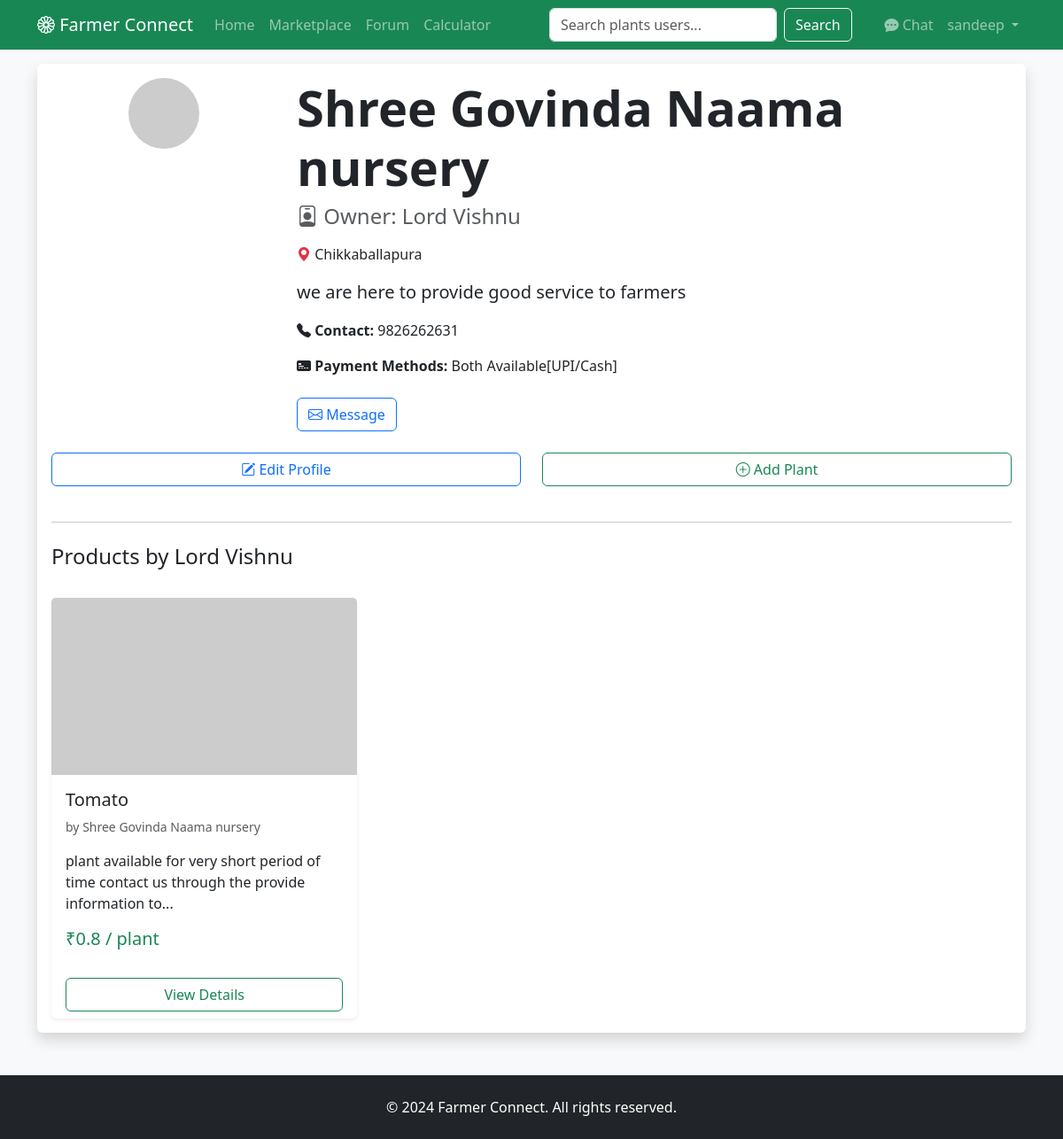
The app's page /profiles/sandeep (signed in) with its own data.
### app/models.py (models this page shows, shortened)
class User(UserMixin, db.Model):
    id = db.Column(db.Integer, primary_key=True)
    username = db.Column(db.String(64), index=True, unique=True)
    email = db.Column(db.String(120), index=True, unique=True)
    password_hash = db.Column(db.String(128))
    role = db.Column(db.String(20), default='farmer') # nursery, farmer
    bio = db.Column(db.String(500))
    location = db.Column(db.String(128)) # Acts as Address
    nursery_name = db.Column(db.String(128))
    owner_name = db.Column(db.String(128)) # New field
    contact_details = db.Column(db.String(256))
    payment_methods = db.Column(db.String(256))
    products = db.relationship('Product', backref='seller', lazy='dynamic')
    posts = db.relationship('Post', backref='author', lazy='dynamic')
    messages_sent = db.relationship('Message',
                                    foreign_keys='Message.sender_id',
                                    backref='author', lazy='dynamic')
    messages_received = db.relationship('Message',
                                        foreign_keys='Message.receiver_id',
                                        backref='recipient', lazy='dynamic')

class Product(db.Model):
    id = db.Column(db.Integer, primary_key=True)
    seller_id = db.Column(db.Integer, db.ForeignKey('user.id'))
    name = db.Column(db.String(128))
    breed = db.Column(db.String(128)) # New field
    description = db.Column(db.String(1000))
    price = db.Column(db.Float)
    quantity = db.Column(db.Integer, default=0) # New field
    image_url = db.Column(db.String(256))
    plant_age_days = db.Column(db.Integer) # New field
    available_days = db.Column(db.Integer) # New field
    created_at = db.Column(db.DateTime, index=True, default=datetime.utcnow)

### app/main/routes.py (the view, shortened to what this page needs)
@bp.route('/profiles/<username>', methods=['GET', 'POST'])
@login_required
def profile(username):
    user = User.query.filter_by(username=username).first_or_404()
    products = user.products.all()
    profile_form = None
    product_form = None
    farmer_form = None
    if user == current_user:
        if user.role == 'nursery':
            profile_form = NurseryProfileForm()
            product_form = ProductForm()
            if request.method == 'GET':
                profile_form.nursery_name.data = current_user.nursery_name
                profile_form.owner_name.data = current_user.owner_name
                profile_form.location.data = current_user.location
                profile_form.contact_details.data = current_user.contact_details
                profile_form.payment_methods.data = current_user.payment_methods
                profile_form.bio.data = current_user.bio
    return render_template('profile.html', user=user, products=products,profile_form=profile_form,product_form=product_form,farmer_form=farmer_form)

### app/auth/forms.py
class NurseryProfileForm(FlaskForm):
    nursery_name = StringField('Nursery Name', validators=[DataRequired()])
    owner_name = StringField('Owner Name', validators=[DataRequired()])
    location = StringField('Address', validators=[DataRequired()])
    contact_details = StringField('Contact Details (Phone/Email)', validators=[DataRequired()])
    payment_methods = SelectField('Payment Methods', choices=[
        ('upi', 'UPI Payments'),
        ('cash', 'Cash'),
        ('both', 'Both Available[UPI/Cash]')
    ], validators=[DataRequired()])
    bio = TextAreaField('Description/Bio')
    submit = SubmitField('Update Profile')

class ProductForm(FlaskForm):
    name = StringField('Plant Name', validators=[DataRequired()])
    breed = StringField('Breed Name', validators=[DataRequired()])
    price = FloatField('Price per Plant (₹)', validators=[DataRequired()], render_kw={"step": "0.01", "placeholder": "Example: 15.50"})
    quantity = IntegerField('Quantity Available', validators=[DataRequired()])
    plant_age_days = IntegerField('Plant Age (Days)', validators=[DataRequired()])
    available_days = IntegerField('Available Until (Days)', validators=[DataRequired()])
    description = TextAreaField('Description')
    image_url = StringField('Image URL')
    submit = SubmitField('Add Plant')

### app/models.py (called while the page is built)
@login.user_loader
def load_user(id):
    return User.query.get(int(id))

### app/templates/profile.html (shortened to what this page needs)
{% extends "base.html" %}
{% block content %}
<div class="card shadow">
  <div class="card-body">
    <div class="row">
      <div class="col-md-3 text-center">
        <img src="https://ui-avatars.com/api/?name={{ user.username }}&size=200" class="img-fluid rounded-circle mb-3"
          alt="{{ user.username }}">
      </div>
      <div class="col-md-9">
        {% if user.role == 'nursery' %}
        <h1 class="display-4 fw-bold">{{ user.nursery_name }}</h1>
        {% if user.owner_name %}
        <h4 class="text-muted mb-3"><i class="bi bi-person-badge"></i> Owner: {{ user.owner_name }}</h4>
        {% endif %}
        <p><i class="bi bi-geo-alt-fill text-danger"></i> {{ user.location }}</p>
        <p class="lead">{{ user.bio }}</p>
        <div class="mt-3">
          <p><strong><i class="bi bi-telephone-fill"></i> Contact:</strong> {{ user.contact_details }}</p>
          <p><strong><i class="bi bi-credit-card-2-front-fill"></i> Payment Methods:</strong>
            {% if user.payment_methods == 'upi' %}UPI Payments
            {% elif user.payment_methods == 'cash' %}Cash
            {% elif user.payment_methods == 'both' %}Both Available[UPI/Cash]
            {% else %}{{ user.payment_methods }}
            {% endif %}
          </p>
        </div>
        {% endif %}
        <button class="btn btn-outline-primary mt-2"><i class="bi bi-envelope"></i> Message</button>
      </div>
    </div>
    {% if user == current_user %}
    <div class="row mt-4">
      {% if user.role == 'nursery' %}
      <div class="col-md-6 mb-3">
        <button class="btn btn-outline-primary w-100" type="button" data-bs-toggle="modal"
          data-bs-target="#editProfileModal">
          <i class="bi bi-pencil-square"></i> Edit Profile
        </button>
      </div>
      <div class="col-md-6 mb-3">
        <button class="btn btn-outline-success w-100" type="button" data-bs-toggle="modal"
          data-bs-target="#addPlantModal">
          <i class="bi bi-plus-circle"></i> Add Plant
        </button>
      </div>
      {% endif %}
    </div>
    {% endif %}
    {% if user.role == 'nursery' %}
    <hr class="my-4">
    <h4>Products by {{ user.owner_name }}</h4>
    <div class="row row-cols-1 row-cols-md-3 g-4 mt-2">
      {% for product in products %}
      <div class="col">
        <div class="card h-100 shadow-sm">
          <img src="{{ product.image_url or 'https://via.placeholder.com/300x200?text=Product' }}" class="card-img-top"
            alt="{{ product.name }}" style="height: 200px; object-fit: cover;">
          <div class="card-body">
            <h5 class="card-title">{{ product.name }}</h5>
            <p class="card-text text-muted small">by {{ user.nursery_name }}</p>
            <p class="card-text">{{ product.description|truncate(100) }}</p>
            <h5 class="text-success">₹{{ product.price }} / plant</h5>
          </div>
          <div class="card-footer bg-transparent border-top-0">
            <div class="d-grid">
              <a href="{{ url_for('main.product_details', product_id=product.id) }}"
                class="btn btn-outline-success">View Details</a>
            </div>
          </div>
        </div>
      </div>
      {% else %}
      <div class="col-12">
        <p class="text-muted">No products listed yet.</p>
      </div>
      {% endfor %}
    </div>
    {% endif %}
  </div>
</div>
{% endblock %}

### app/templates/base.html (shortened to what this page needs)
<!doctype html>
<html lang="en">
<head>
  <link href="https://cdn.jsdelivr.net/npm/bootstrap@5.3.0/dist/css/bootstrap.min.css" rel="stylesheet">
  <link rel="stylesheet" href="https://cdn.jsdelivr.net/npm/bootstrap-icons@1.10.5/font/bootstrap-icons.css">
  <link href="{{ url_for('static', filename='css/style.css') }}" rel="stylesheet">
</head>
<body>
  <nav class="navbar navbar-expand-lg navbar-dark bg-success sticky-top">
    <div class="container">
      <a class="navbar-brand" href="{{ url_for('main.index') }}">
        <i class="bi bi-flower1"></i> Farmer Connect
      </a>
      <div class="collapse navbar-collapse" id="navbarNav">
        <ul class="navbar-nav me-auto">
          <li class="nav-item">
            <a class="nav-link" href="{{ url_for('main.index') }}">Home</a>
          </li>
          <li class="nav-item">
            <a class="nav-link" href="{{ url_for('main.marketplace') }}">Marketplace</a>
          </li>
          <li class="nav-item">
            <a class="nav-link" href="{{ url_for('main.forum') }}">Forum</a>
          </li>
          <li class="nav-item">
            <a class="nav-link" href="{{ url_for('main.calculator') }}">Calculator</a>
          </li>
        </ul>
        <form class="d-flex mx-auto" role="search" action="{{ url_for('main.search') }}" method="get">
          <input class="form-control me-2" type="search" placeholder="Search plants users..." aria-label="Search"
            name="q">
          <button class="btn btn-outline-light" type="submit">Search</button>
        </form>
        <ul class="navbar-nav">
          {% if current_user.is_authenticated %}
          <li class="nav-item">
            <a class="nav-link" href="{{ url_for('main.chat') }}">
              <i class="bi bi-chat-dots-fill"></i> Chat
            </a>
          </li>
          <li class="nav-item dropdown">
            <a class="nav-link dropdown-toggle" href="#" role="button" data-bs-toggle="dropdown">
              {{ current_user.username }}
            </a>
          </li>
          {% endif %}
        </ul>
      </div>
    </div>
  </nav>
  <div class="container mt-3">
    {% block content %}{% endblock %}
  </div>
  <footer class="bg-dark text-white text-center py-4 mt-5">
    <div class="container">
      <p class="mb-0">&copy; 2024 Farmer Connect. All rights reserved.</p>
    </div>
  </footer>
</body>
</html>

### app/static/css/style.css (style rules this page uses)
body { background-color: #f8f9fa; }
.card { border: none; }
.card-footer { background-color: transparent; border-top: 1px solid rgba(0,0,0,0.05); }

### records on screen
User: username "sandeep", nursery_name "Shree Govinda Naama nursery", owner_name "Lord Vishnu", location "Chikkaballapura", bio "we are here to provide good service to farmers", contact_details "9826262631"
Product: name "Tomato", description "plant available for very short period of time contact us through the provide information to...", price "0.8"
